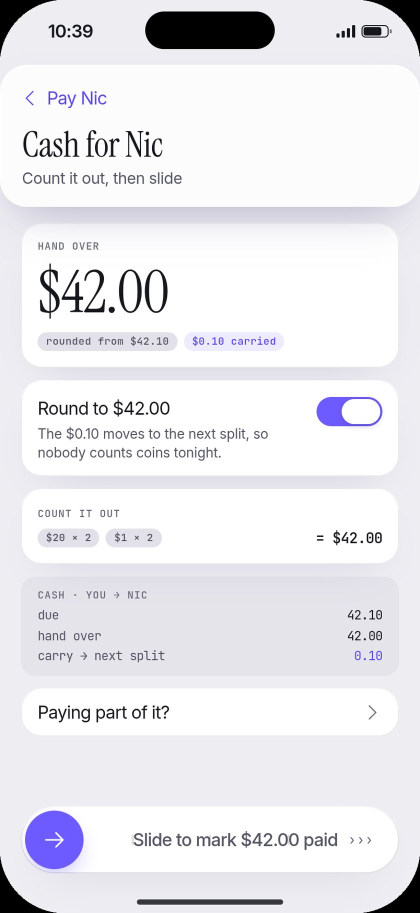
#> input picture deck-src/shots/cash-1-count.jpg, 840 x 1826 px (shown at 1/2 size)
$ python -i ocr.py   (imports and definitions only)
#> lines starting #> are read from the running program, lines starting #| are printed output that depends on the picture
# OCR every image shipped by the deck, case study, Storybook and prototype; flag euro, 24-hour times, day-first dates.
import subprocess, re, sys, os, json
from concurrent.futures import ThreadPoolExecutor
from PIL import Image
roots = sys.argv[1:] or ['site', 'prototype/public', 'storybook/public', 'deck-src']
skip = ('node_modules', '/photos/', '/assets/')
files = []
# [5 lines not run here, left out]
files = sorted(set(os.path.realpath(f) for f in files))
PAT = [('euro', re.compile(r'€|\bEUR\b')), ('24h', re.compile(r'\b(1[3-9]|2[0-3]|0\d)[:h.][0-5]\d\b(?!\s?(AM|PM|am|pm))')),
       ('dayfirst', re.compile(r'\b\d{1,2}\s+(Oct|October|Feb|Apr|Dec|Jan|Jun)\b')), ('active', re.compile(r'\bActive\b'))]
def ocr(p):
#> called with p = '../../deck-src/shots/cash-1-count.jpg'
    im = Image.open(p).convert('L')
    if im.width < 1200: im = im.resize((im.width * 2, im.height * 2))
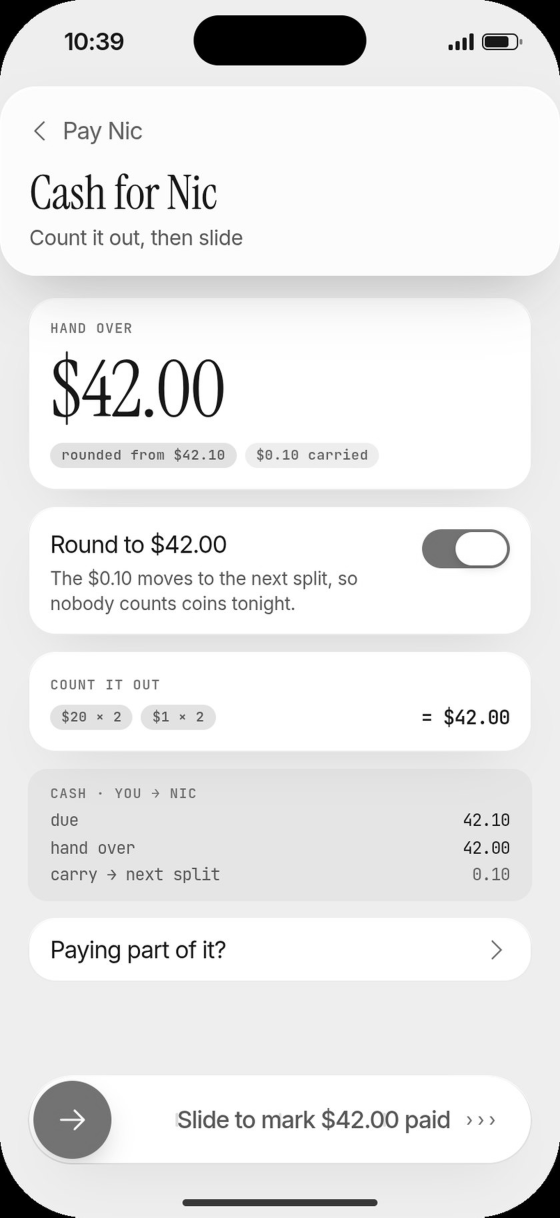
#> im: PIL image 1680x3652 L (shown at 1/3 size); min 0, max 255, mean 233.3
    elif im.width > 2600: im = im.resize((2600, int(im.height * 2600 / im.width)))
    tmp = '/workspace/tripup/qa/v51/ocr/_' + str(abs(hash(p))) + '.png'; im.save(tmp)
#> (the run stopped early here; a loop or call above may not have finished)
